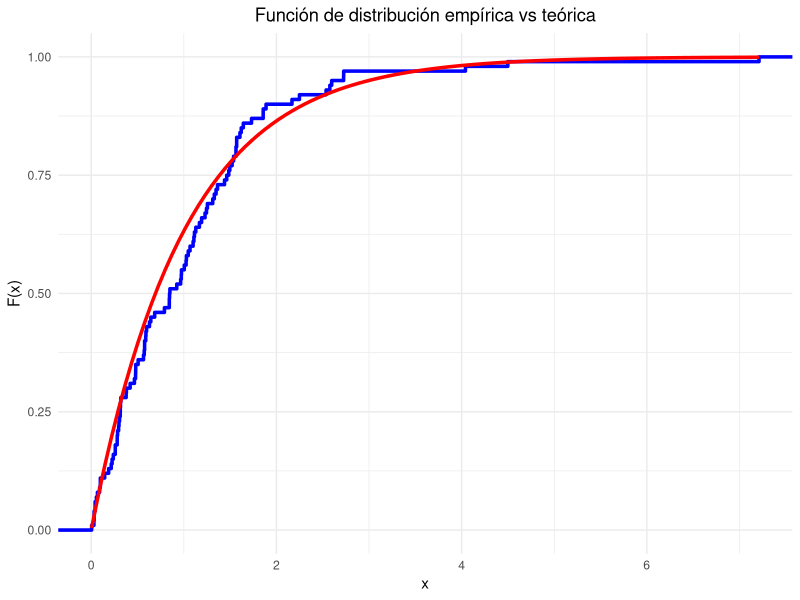
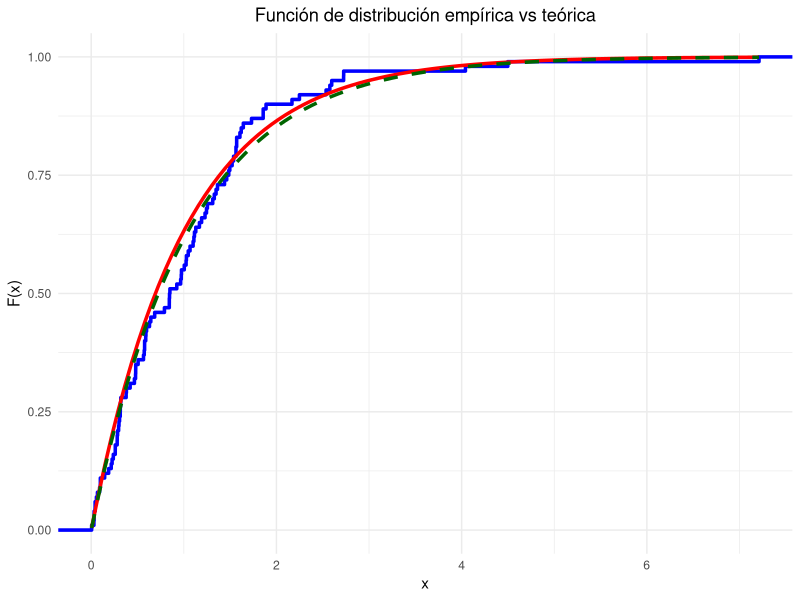
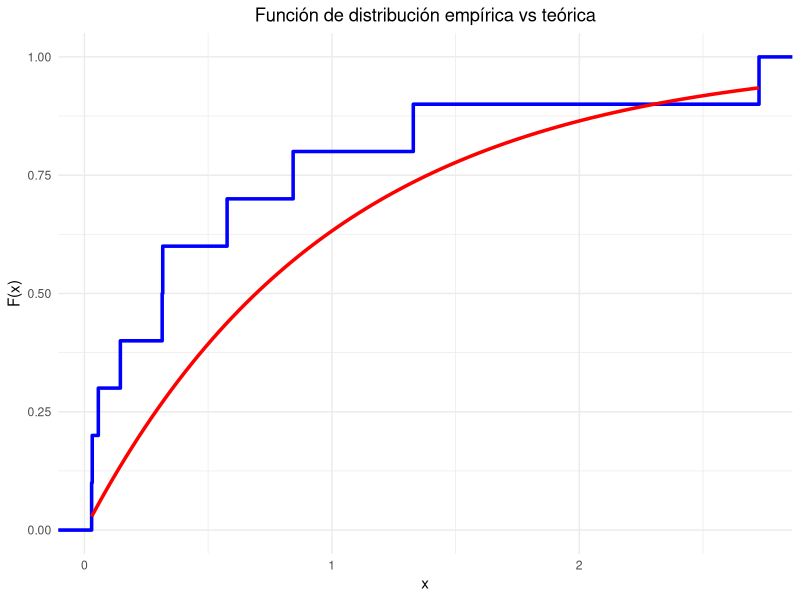
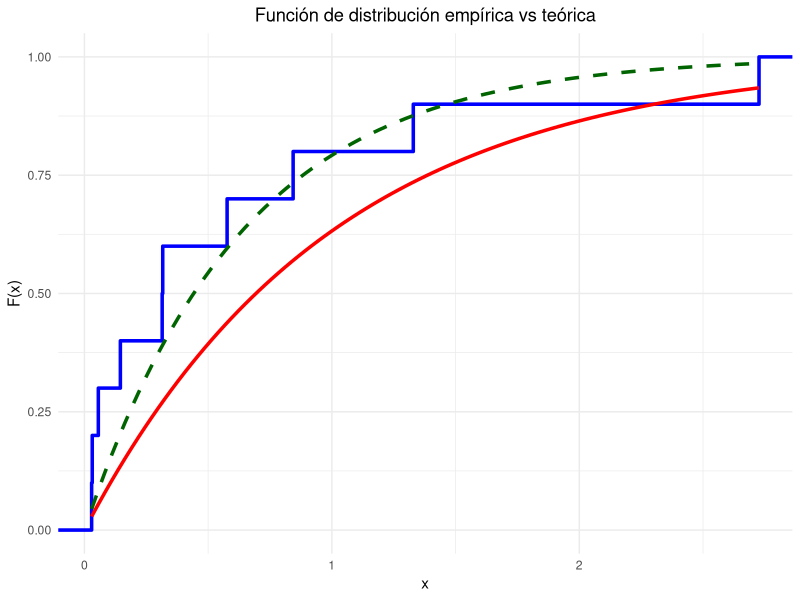
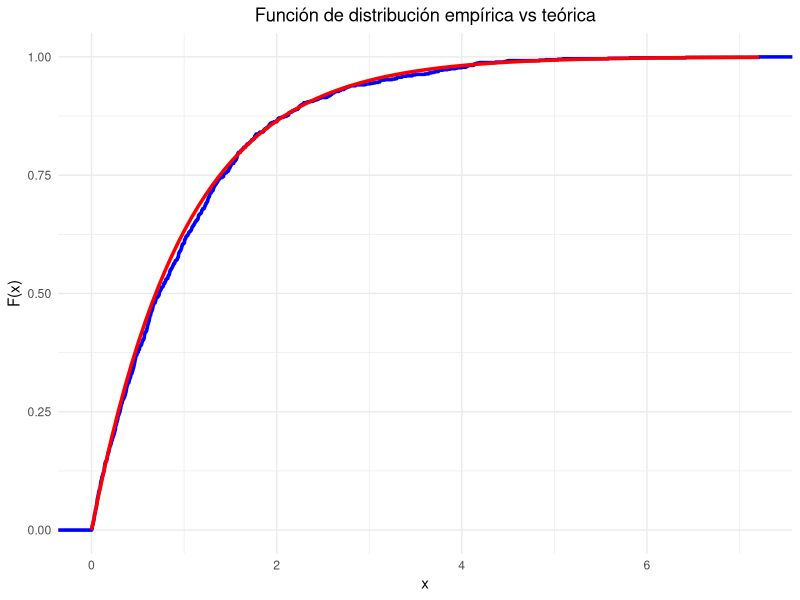
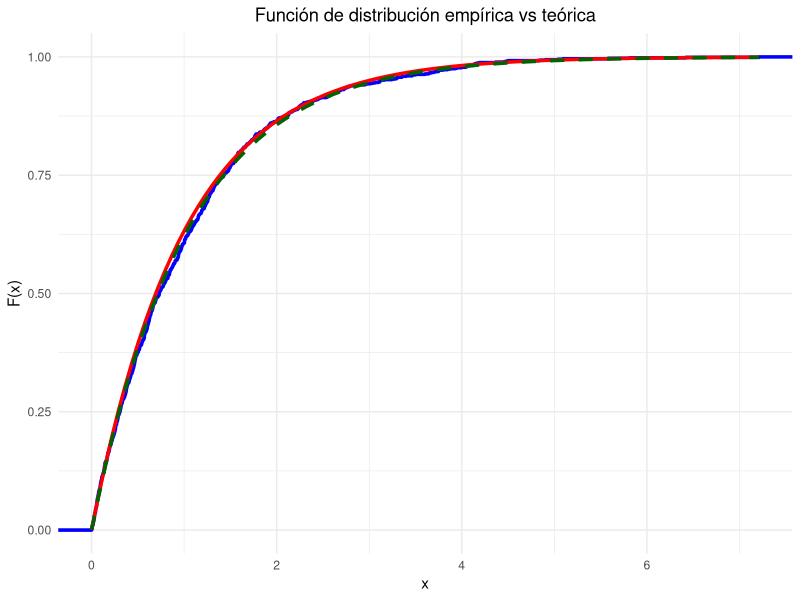
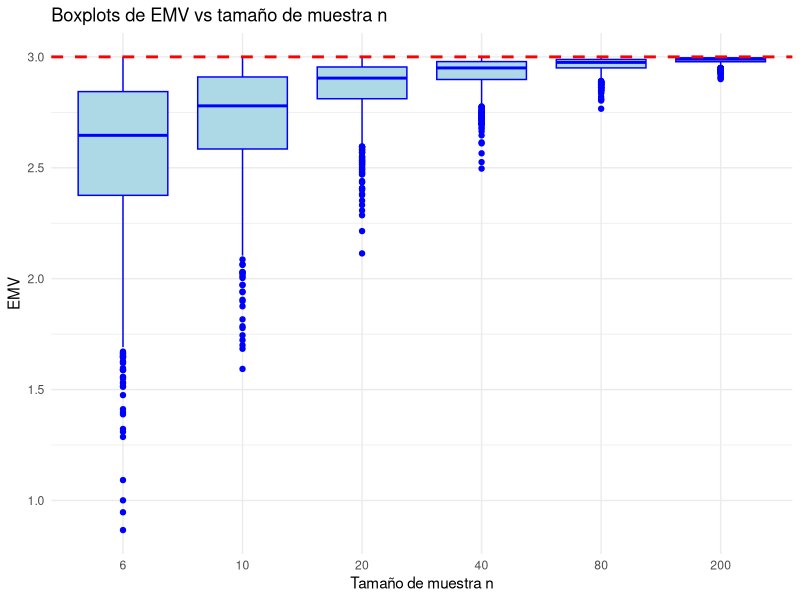
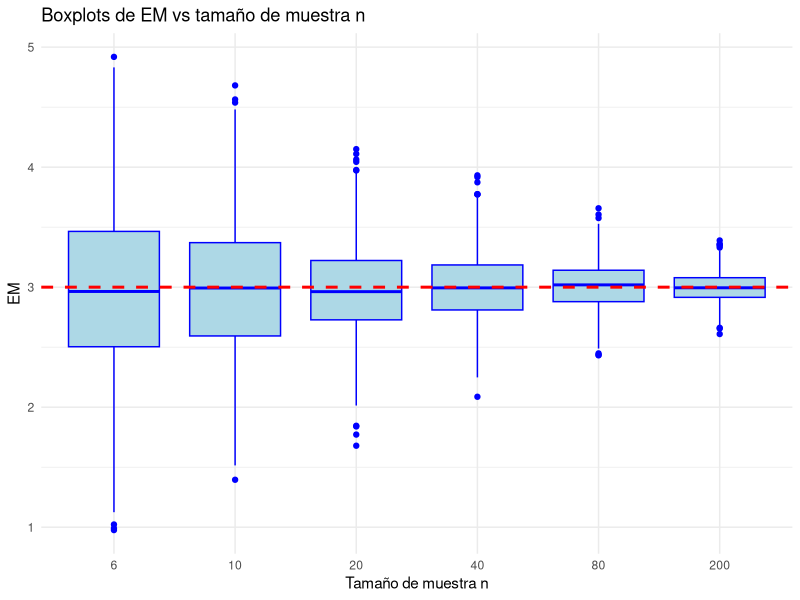

Generate these figures, in order, with R:
####GUIA 2####

library(ggplot2)
library(tidyr)
library(dplyr)

####Ejercicio 7####

X <- c(
  1.53, 1.65, 1.72, 1.83, 1.62,
  1.75, 1.72, 1.68, 1.65, 1.61,
  1.70, 1.60, 1.73, 1.61, 1.52,
  1.81, 1.72, 1.50, 1.51, 1.65,
  1.58, 1.82, 1.65, 1.72, 1.65
)


#i

mu <- mean(X)
sigma2 <- (sum((X - mu)^2))/length(X) 

#ii

p_tipico <- 1 - pnorm( (mu - 1.73)/sqrt(sigma2), mean = 0, sd = 1)

p_tipicoMGM <- 1 - (sum(X > 1.73))/length(X)


####Ejercicio 9####


#ITEM B

# Datos del servidor A
A <- c(1.49, 1.12, 1.08, 0.65, 0.98, 0.86, 0.37, 0.41, 0.91, 0.85,
       0.25, 0.78, 0.30, 1.41, 0.18, 0.52, 0.40, 0.69, 0.73, 0.81)

# Datos del servidor B
B <- c(1.32, 0.59, 1.41, 1.15, 0.34, 1.16, 1.29, 1.25, 1.18, 0.27,
       1.31, 0.96, 0.57, 0.66, 0.67, 1.34, 0.47, 1.07, 1.13, 0.25)


#estimacion de tita 

titaA <- sqrt((2/mean(A)))
espA <- 2/(titaA)^2



#####Ejercicio 14####

#a

set.seed(123)
datos <- data.frame(x= rexp(100, rate = 1))


ggplot(datos, aes(x = x)) +
  stat_ecdf(geom = "step", color = "blue", size = 1.2) +
  stat_function(fun = pexp, args = list(rate = 1), 
                color = "red", size = 1.2) +
  labs(title = "Función de distribución empírica vs teórica",
       x = "x", y = "F(x)") +
  theme_minimal() +
  theme(plot.title = element_text(hjust = 0.5)) +
  scale_y_continuous(limits = c(0,1))


#b

#Usando ej 1 y 5.

#Metodo de Momentos:

lambdaM <- 1/mean(datos$x)

#Máxima verosimilitud: es igual al de momentos.


#c

#propuesta: F(x) = 1 - e^-(estimador de lambda)*x, plug-in o prop de invarianza.

ggplot(datos, aes(x = x)) +
  stat_ecdf(geom = "step", color = "blue", size = 1.2) +
  stat_function(fun = pexp, args = list(rate = 1), 
                color = "red", size = 1.2) +
  stat_function(fun = function(x) pexp(x, rate = lambdaM),
                color = "darkgreen", linetype = "dashed", size = 1.2) +
  labs(title = "Función de distribución empírica vs teórica",
       x = "x", y = "F(x)") +
  theme_minimal() +
  theme(plot.title = element_text(hjust = 0.5)) +
  scale_y_continuous(limits = c(0,1))

#Ya no es mas escalonada, es suave y parece aproximar mejor a la distribucion teórica.


#d

#####n=10

set.seed(123)
datos <- data.frame(x= rexp(10, rate = 1))


ggplot(datos, aes(x = x)) +
  stat_ecdf(geom = "step", color = "blue", size = 1.2) +
  stat_function(fun = pexp, args = list(rate = 1), 
                color = "red", size = 1.2) +
  labs(title = "Función de distribución empírica vs teórica",
       x = "x", y = "F(x)") +
  theme_minimal() +
  theme(plot.title = element_text(hjust = 0.5)) +
  scale_y_continuous(limits = c(0,1))


lambdaM <- 1/mean(datos$x)


ggplot(datos, aes(x = x)) +
  stat_ecdf(geom = "step", color = "blue", size = 1.2) +
  stat_function(fun = pexp, args = list(rate = 1), 
                color = "red", size = 1.2) +
  stat_function(fun = function(x) pexp(x, rate = lambdaM),
                color = "darkgreen", linetype = "dashed", size = 1.2) +
  labs(title = "Función de distribución empírica vs teórica",
       x = "x", y = "F(x)") +
  theme_minimal() +
  theme(plot.title = element_text(hjust = 0.5)) +
  scale_y_continuous(limits = c(0,1))


#####n=1000


set.seed(123)
datos <- data.frame(x= rexp(1000, rate = 1))


ggplot(datos, aes(x = x)) +
  stat_ecdf(geom = "step", color = "blue", size = 1.2) +
  stat_function(fun = pexp, args = list(rate = 1), 
                color = "red", size = 1.2) +
  labs(title = "Función de distribución empírica vs teórica",
       x = "x", y = "F(x)") +
  theme_minimal() +
  theme(plot.title = element_text(hjust = 0.5)) +
  scale_y_continuous(limits = c(0,1))



lambdaM <- 1/mean(datos$x)



ggplot(datos, aes(x = x)) +
  stat_ecdf(geom = "step", color = "blue", size = 1.2) +
  stat_function(fun = pexp, args = list(rate = 1), 
                color = "red", size = 1.2) +
  stat_function(fun = function(x) pexp(x, rate = lambdaM),
                color = "darkgreen", linetype = "dashed", size = 1.2) +
  labs(title = "Función de distribución empírica vs teórica",
       x = "x", y = "F(x)") +
  theme_minimal() +
  theme(plot.title = element_text(hjust = 0.5)) +
  scale_y_continuous(limits = c(0,1))



###########Ejercicio 15#########

###a

#i

n <- 6
theta0 <- 3

datos <- data.frame(x= runif(n, min= 0, max = theta0 ))


#ii

#Momentos:

thetaM <- 2*mean(datos$x)

#Maxima Verosimilitud:

thetaMv <- max(datos$x)

#Modificado:

thetaMod <- (n+1)/n * thetaMv

#iii

k <- 1000

estimadoresM <- numeric(k)
estimadoresMv <- numeric(k)
estimadoresMod <- numeric(k)

for(i in 1:k) {
  muestra <- runif(n, min = 0, max = theta0)
  
  estimadoresM[i] <- 2*mean(muestra)
  estimadoresMv[i] <- max(muestra)
  estimadoresMod[i] <- (n+1)/n * (max(muestra))
}


#iv


theta0 <- 3
k <- 1000
ns <- c(6, 10, 20, 40, 80, 200)

# Lista para guardar resultados
resultados <- list()

for (n in ns) {
  simulaciones <- replicate(k, {
    muestra <- runif(n, min = 0, max = theta0)
    c(MV  = max(muestra),
      MOM = 2 * mean(muestra),
      MOD = (n+1)/n * max(muestra))
  })
  
  # Guardar en lista con nombre del n
  resultados[[paste0("n=", n)]] <- list(
    theta_MV  = simulaciones["MV", ],
    theta_mom = simulaciones["MOM", ],
    theta_mod = simulaciones["MOD", ]
  )
}

#v

ECM_resultados <- data.frame()

for (n_name in names(resultados)) {
  # Extraer los vectores de cada estimador
  sim <- resultados[[n_name]]
  
  ECM_MV  <- mean((sim$theta_MV  - theta0)^2)
  ECM_MOM <- mean((sim$theta_mom - theta0)^2)
  ECM_MOD <- mean((sim$theta_mod - theta0)^2)
  
  # Guardar en data frame
  ECM_resultados <- rbind(ECM_resultados,
                          data.frame(n = n_name,
                                     Estimador = c("EMV", "Momento", "Modificado"),
                                     ECM = c(ECM_MV, ECM_MOM, ECM_MOD)))
}

ECM_resultados



######b


#i

# Preparar datos para boxplot
df_EMV <- lapply(names(resultados), function(n_name) {
  data.frame(
    n = as.numeric(sub("n=", "", n_name)),
    EMV = resultados[[n_name]]$theta_MV
  )
}) %>%
  bind_rows()

theta0 <- 3

# Boxplot con línea horizontal en theta0
ggplot(df_EMV, aes(x = factor(n), y = EMV)) +
  geom_boxplot(fill = "lightblue", color = "blue") +
  geom_hline(yintercept = theta0, color = "red", linetype = "dashed", size = 1) +
  labs(title = "Boxplots de EMV vs tamaño de muestra n",
       x = "Tamaño de muestra n",
       y = "EMV") +
  theme_minimal()


#ii

# Preparar datos para boxplot
df_EM <- lapply(names(resultados), function(n_name) {
  data.frame(
    n = as.numeric(sub("n=", "", n_name)),
    EM = resultados[[n_name]]$theta_mom
  )
}) %>%
  bind_rows()

theta0 <- 3

# Boxplot con línea horizontal en theta0
ggplot(df_EM, aes(x = factor(n), y = EM)) +
  geom_boxplot(fill = "lightblue", color = "blue") +
  geom_hline(yintercept = theta0, color = "red", linetype = "dashed", size = 1) +
  labs(title = "Boxplots de EM vs tamaño de muestra n",
       x = "Tamaño de muestra n",
       y = "EM") +
  theme_minimal()

#iii

# Preparar datos para boxplot
df_EMOD <- lapply(names(resultados), function(n_name) {
  data.frame(
    n = as.numeric(sub("n=", "", n_name)),
    EMOD = resultados[[n_name]]$theta_mod
  )
}) %>%
  bind_rows()

theta0 <- 3

# Boxplot con línea horizontal en theta0
ggplot(df_EMOD, aes(x = factor(n), y = EMOD)) +
  geom_boxplot(fill = "lightblue", color = "blue") +
  geom_hline(yintercept = theta0, color = "red", linetype = "dashed", size = 1) +
  labs(title = "Boxplots de EMOD vs tamaño de muestra n",
       x = "Tamaño de muestra n",
       y = "EMV") +
  theme_minimal()


#iv

# Asegurarse de que n sea numérico
ECM_resultados <- ECM_resultados %>%
  mutate(n = as.numeric(gsub("n=", "", n)))

# Graficar
ggplot(ECM_resultados, aes(x = n, y = ECM, color = Estimador)) +
  geom_line(size = 1.2) +
  geom_point(size = 2) +
  scale_color_manual(values = c("EMV" = "black", 
                                "Momento" = "red", 
                                "Modificado" = "blue")) +
  labs(title = "ECM estimado de los tres estimadores vs n",
       x = "Tamaño de muestra n",
       y = "ECM") +
  theme_minimal() +
  theme(plot.title = element_text(hjust = 0.5))


#Tiene sentido, el de maxima verosimilitud y modificado son mas chicos que el de momentos.
#Y tambien son los que van mas rapido a 0.



#######Ejercicio 16##########

tormentas <- read.table("tormenta.txt")


#a

#Metodo de momentos:

prom <- mean(tormentas$V1)

S2 <- mean((tormentas$V1 - prom)^2)

alphaMomentos <- prom^2 / S2

lambdaMomentos <- prom / S2


#Maxima Verosimilitud:

library(MASS)

fit <- fitdistr(tormentas$V1, densfun = "gamma")

alpha_MLE <- fit$estimate["shape"]
lambda_MLE <- fit$estimate["rate"]

#b

#P(X>20) = 1 - F(20).

#Maxima Verosimilitud (teorema invarianza):

prob_MLE <- 1 - pgamma(20, shape = alpha_MLE, rate = lambda_MLE)

#Momentos:

prob_MM <- 1 - pgamma(20, shape = alphaMomentos, rate = lambdaMomentos)

#Empirica:

prob_empirica <- sum(tormentas$V1 > 20) / nrow(tormentas)
prob_empirica <- mean(tormentas > 20)

#c

ggplot(tormentas, aes(x = V1)) +
  geom_histogram(aes(y = ..density..), bins = 30, fill = "lightgray", color = "black") +
  geom_density(color = "black", size = 1.2, linetype = "solid") +  # KDE no paramétrica
  stat_function(fun = dgamma, args = list(shape = alphaMomentos, rate = lambdaMomentos),
                color = "blue", size = 1.2, linetype = "dashed") +
  stat_function(fun = dgamma, args = list(shape = alpha_MLE, rate = lambda_MLE),
                color = "red", size = 1.2, linetype = "dotted") +
  labs(title = "Histograma de lluvias con densidades superpuestas",
       x = "Lluvia (mm)",
       y = "Densidad") +
  theme_minimal() +
  theme(plot.title = element_text(hjust = 0.5))



#Se observa que las estimaciones de momentos y maxima verosimilitud son similares y se ajustan
#bien a la densidad empirica. Por lo tanto, se podría confirmar que estos datos se distribuyen
#como una gamma. 